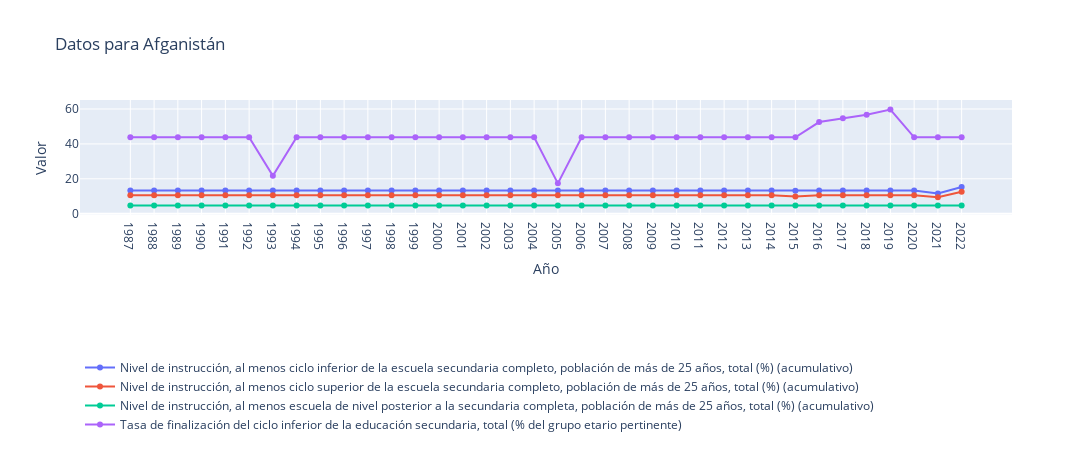

Source (notebook cell):
### Markdown cell above
## Observemos la distribución de los factores por cada país a continuación

### Code cell
# Obtener los factores únicos por país
factores_por_pais = df_filled.groupby(['país'])['factor_(serie)'].unique().apply(list).to_dict()

# Crear una lista con los nombres de los países en el DataFrame
paises = df_filled['país'].unique().tolist()

# Crear un widget de menú desplegable (dropdown) para seleccionar un país
dropdown_paises = widgets.Dropdown(
    options=paises,
    description='Seleccionar país:'
)

# Función para graficar los datos por país seleccionado
def graficar_datos_por_pais(pais):
    
    datos_pais = df_filled[df_filled['país'] == pais]

    fig = go.Figure()
    
    for factor in factores_por_pais[pais]:
        datos_factor = datos_pais[datos_pais['factor_(serie)'] == factor]
        fig.add_trace(go.Scatter(x=datos_factor['Año'], y=datos_factor['Valor'], mode='lines+markers', name=factor))
    
    fig.update_layout(
        title=f'Datos para {pais}',
        xaxis_title='Año',
        yaxis_title='Valor',
        legend=dict(x=0, y=-1.2, orientation='h'),
        height=450,
        width=1200
    )
    fig.show()

# Mostrar un widget vacío para eliminar el gráfico por defecto
display(widgets.Output())

# Interactividad: enlazar el widget de menú desplegable a la función de graficado
widgets.interactive(graficar_datos_por_pais, pais=dropdown_paises)

### Figure 1 — Plotly figure (JSON) as saved in the notebook; plotly's stock layout.template omitted (floating-point values rounded to 4 significant figures)
{"data": [{"mode": "lines+markers", "name": "Nivel de instrucción, al menos ciclo inferior de la escuela secundaria completo, población de más de 25 años, total (%) (acumulativo)", "type": "scatter", "x": ["1987", "1988", "1989", "1990", "1991", "1992", "1993", "1994", "1995", "1996", "1997", "1998", "1999", "2000", "2001", "2002", "2003", "2004", "2005", "2006", "2007", "2008", "2009", "2010", "2011", "2012", "2013", "2014", "2015", "2016", "2017", "2018", "2019", "2020", "2021", "2022"], "y": [13.37, 13.37, 13.37, 13.37, 13.37, 13.37, 13.37, 13.37, 13.37, 13.37, 13.37, 13.37, 13.37, 13.37, 13.37, 13.37, 13.37, 13.37, 13.37, 13.37, 13.37, 13.37, 13.37, 13.37, 13.37, 13.37, 13.37, 13.37, 13.13, 13.37, 13.37, 13.37, 13.37, 13.37, 11.63, 15.34]}, {"mode": "lines+markers", "name": "Nivel de instrucción, al menos ciclo superior de la escuela secundaria completo, población de más de 25 años, total (%) (acumulativo)", "type": "scatter", "x": ["1987", "1988", "1989", "1990", "1991", "1992", "1993", "1994", "1995", "1996", "1997", "1998", "1999", "2000", "2001", "2002", "2003", "2004", "2005", "2006", "2007", "2008", "2009", "2010", "2011", "2012", "2013", "2014", "2015", "2016", "2017", "2018", "2019", "2020", "2021", "2022"], "y": [10.62, 10.62, 10.62, 10.62, 10.62, 10.62, 10.62, 10.62, 10.62, 10.62, 10.62, 10.62, 10.62, 10.62, 10.62, 10.62, 10.62, 10.62, 10.62, 10.62, 10.62, 10.62, 10.62, 10.62, 10.62, 10.62, 10.62, 10.62, 9.792, 10.62, 10.62, 10.62, 10.62, 10.62, 9.461, 12.6]}, {"mode": "lines+markers", "name": "Nivel de instrucción, al menos escuela de nivel posterior a la secundaria completa, población de más de 25 años, total (%) (acumulativo)", "type": "scatter", "x": ["1987", "1988", "1989", "1990", "1991", "1992", "1993", "1994", "1995", "1996", "1997", "1998", "1999", "2000", "2001", "2002", "2003", "2004", "2005", "2006", "2007", "2008", "2009", "2010", "2011", "2012", "2013", "2014", "2015", "2016", "2017", "2018", "2019", "2020", "2021", "2022"], "y": [4.705, 4.705, 4.705, 4.705, 4.705, 4.705, 4.705, 4.705, 4.705, 4.705, 4.705, 4.705, 4.705, 4.705, 4.705, 4.705, 4.705, 4.705, 4.705, 4.705, 4.705, 4.705, 4.705, 4.705, 4.705, 4.705, 4.705, 4.705, 4.705, 4.705, 4.705, 4.705, 4.705, 4.705, 4.705, 4.705]}, {"mode": "lines+markers", "name": "Tasa de finalización del ciclo inferior de la educación secundaria, total (% del grupo etario pertinente)", "type": "scatter", "x": ["1987", "1988", "1989", "1990", "1991", "1992", "1993", "1994", "1995", "1996", "1997", "1998", "1999", "2000", "2001", "2002", "2003", "2004", "2005", "2006", "2007", "2008", "2009", "2010", "2011", "2012", "2013", "2014", "2015", "2016", "2017", "2018", "2019", "2020", "2021", "2022"], "y": [43.79, 43.79, 43.79, 43.79, 43.79, 43.79, 21.69, 43.79, 43.79, 43.79, 43.79, 43.79, 43.79, 43.79, 43.79, 43.79, 43.79, 43.79, 17.39, 43.79, 43.79, 43.79, 43.79, 43.79, 43.79, 43.79, 43.79, 43.79, 43.79, 52.52, 54.69, 56.74, 59.72, 43.79, 43.79, 43.79]}], "layout": {"height": 450, "legend": {"orientation": "h", "x": 0, "y": -1.2}, "title": {"text": "Datos para Afganistán"}, "width": 1200, "xaxis": {"title": {"text": "Año"}}, "yaxis": {"title": {"text": "Valor"}}}}
